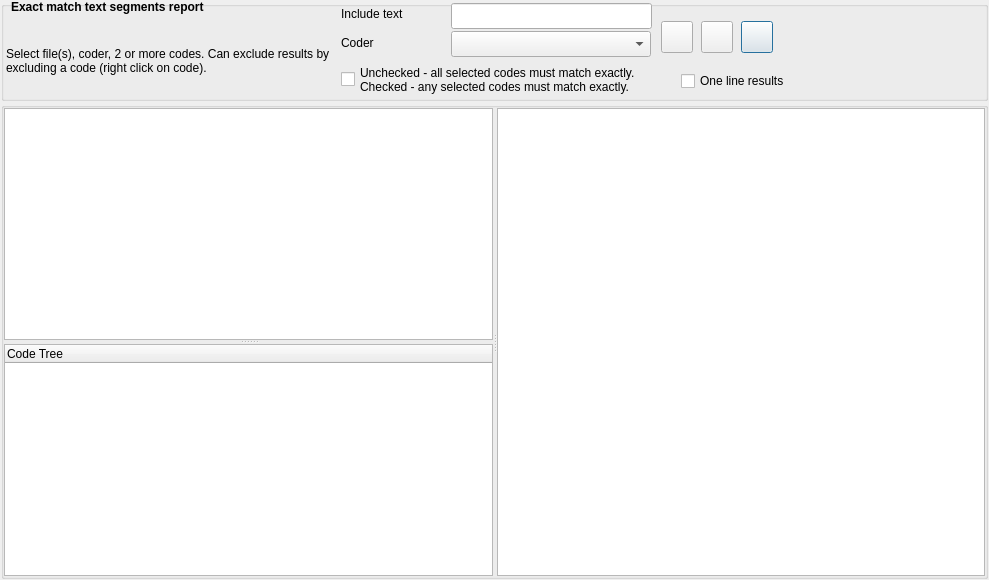
<?xml version="1.0" encoding="UTF-8"?>
<ui version="4.0">
 <class>DialogMatchingTextSegments</class>
 <widget class="QDialog" name="DialogMatchingTextSegments">
  <property name="windowModality">
   <enum>Qt::NonModal</enum>
  </property>
  <property name="geometry">
   <rect>
    <x>0</x>
    <y>0</y>
    <width>989</width>
    <height>580</height>
   </rect>
  </property>
  <property name="windowTitle">
   <string>Report matching text segments</string>
  </property>
  <layout class="QVBoxLayout" name="verticalLayout">
   <property name="spacing">
    <number>1</number>
   </property>
   <property name="leftMargin">
    <number>1</number>
   </property>
   <property name="topMargin">
    <number>1</number>
   </property>
   <property name="rightMargin">
    <number>1</number>
   </property>
   <property name="bottomMargin">
    <number>1</number>
   </property>
   <item>
    <widget class="QGroupBox" name="groupBox">
     <property name="sizePolicy">
      <sizepolicy hsizetype="Preferred" vsizetype="Preferred">
       <horstretch>0</horstretch>
       <verstretch>0</verstretch>
      </sizepolicy>
     </property>
     <property name="minimumSize">
      <size>
       <width>0</width>
       <height>100</height>
      </size>
     </property>
     <property name="maximumSize">
      <size>
       <width>16777215</width>
       <height>100</height>
      </size>
     </property>
     <property name="title">
      <string/>
     </property>
     <widget class="QComboBox" name="comboBox_coders">
      <property name="geometry">
       <rect>
        <x>450</x>
        <y>30</y>
        <width>200</width>
        <height>26</height>
       </rect>
      </property>
      <property name="toolTip">
       <string>&lt;html&gt;&lt;head/&gt;&lt;body&gt;&lt;p&gt;Select coder. Blank for all.&lt;/p&gt;&lt;/body&gt;&lt;/html&gt;</string>
      </property>
     </widget>
     <widget class="QLabel" name="label_title">
      <property name="geometry">
       <rect>
        <x>10</x>
        <y>-1</y>
        <width>291</width>
        <height>31</height>
       </rect>
      </property>
      <property name="font">
       <font>
        <weight>75</weight>
        <bold>true</bold>
       </font>
      </property>
      <property name="toolTip">
       <string>&lt;html&gt;&lt;head/&gt;&lt;body&gt;&lt;p&gt;&lt;br/&gt;&lt;/p&gt;&lt;/body&gt;&lt;/html&gt;</string>
      </property>
      <property name="text">
       <string>&lt;html&gt;&lt;head/&gt;&lt;body&gt;&lt;p&gt;Exact match text segments report&lt;/p&gt;&lt;/body&gt;&lt;/html&gt;</string>
      </property>
      <property name="alignment">
       <set>Qt::AlignLeading|Qt::AlignLeft|Qt::AlignTop</set>
      </property>
      <property name="wordWrap">
       <bool>true</bool>
      </property>
     </widget>
     <widget class="QLabel" name="label_coder">
      <property name="geometry">
       <rect>
        <x>340</x>
        <y>28</y>
        <width>109</width>
        <height>28</height>
       </rect>
      </property>
      <property name="toolTip">
       <string>&lt;html&gt;&lt;head/&gt;&lt;body&gt;&lt;p&gt;Select coder. Blank for all&lt;/p&gt;&lt;/body&gt;&lt;/html&gt;</string>
      </property>
      <property name="text">
       <string>Coder</string>
      </property>
     </widget>
     <widget class="QPushButton" name="pushButton_export">
      <property name="geometry">
       <rect>
        <x>740</x>
        <y>20</y>
        <width>32</width>
        <height>32</height>
       </rect>
      </property>
      <property name="toolTip">
       <string>Export Excel file</string>
      </property>
      <property name="text">
       <string/>
      </property>
     </widget>
     <widget class="QPushButton" name="pushButton_run">
      <property name="geometry">
       <rect>
        <x>700</x>
        <y>20</y>
        <width>32</width>
        <height>32</height>
       </rect>
      </property>
      <property name="toolTip">
       <string>Run</string>
      </property>
      <property name="text">
       <string/>
      </property>
     </widget>
     <widget class="QLabel" name="label_include">
      <property name="geometry">
       <rect>
        <x>340</x>
        <y>0</y>
        <width>111</width>
        <height>26</height>
       </rect>
      </property>
      <property name="toolTip">
       <string>&lt;html&gt;&lt;head/&gt;&lt;body&gt;&lt;p&gt;Coded text must include the text here.&lt;/p&gt;&lt;/body&gt;&lt;/html&gt;</string>
      </property>
      <property name="text">
       <string>Include text</string>
      </property>
     </widget>
     <widget class="QLineEdit" name="lineEdit_include">
      <property name="geometry">
       <rect>
        <x>450</x>
        <y>2</y>
        <width>201</width>
        <height>26</height>
       </rect>
      </property>
     </widget>
     <widget class="QLabel" name="label_instructions">
      <property name="geometry">
       <rect>
        <x>5</x>
        <y>24</y>
        <width>331</width>
        <height>71</height>
       </rect>
      </property>
      <property name="text">
       <string>Select file(s), coder, 2 or more codes. Can exclude results by excluding a code (right click on code).</string>
      </property>
      <property name="wordWrap">
       <bool>true</bool>
      </property>
     </widget>
     <widget class="QCheckBox" name="checkBox_any_matches">
      <property name="geometry">
       <rect>
        <x>340</x>
        <y>63</y>
        <width>621</width>
        <height>31</height>
       </rect>
      </property>
      <property name="text">
       <string>Unchecked - all selected codes must match exactly.
Checked - any selected codes must match exactly.</string>
      </property>
     </widget>
     <widget class="QCheckBox" name="checkBox_one_line">
      <property name="geometry">
       <rect>
        <x>680</x>
        <y>70</y>
        <width>211</width>
        <height>20</height>
       </rect>
      </property>
      <property name="toolTip">
       <string>&lt;html&gt;&lt;head/&gt;&lt;body&gt;&lt;p&gt;Matching exact coded text for multiple codes are collated into one line.&lt;/p&gt;&lt;/body&gt;&lt;/html&gt;</string>
      </property>
      <property name="text">
       <string>One line results</string>
      </property>
     </widget>
     <widget class="QPushButton" name="pushButton_file_filter">
      <property name="geometry">
       <rect>
        <x>660</x>
        <y>20</y>
        <width>32</width>
        <height>32</height>
       </rect>
      </property>
      <property name="toolTip">
       <string>&lt;html&gt;&lt;head/&gt;&lt;body&gt;&lt;p&gt;File attributes filter&lt;/p&gt;&lt;/body&gt;&lt;/html&gt;</string>
      </property>
      <property name="text">
       <string/>
      </property>
     </widget>
    </widget>
   </item>
   <item>
    <widget class="QGroupBox" name="groupBox_2">
     <property name="title">
      <string/>
     </property>
     <layout class="QGridLayout" name="gridLayout">
      <property name="leftMargin">
       <number>0</number>
      </property>
      <property name="topMargin">
       <number>0</number>
      </property>
      <property name="rightMargin">
       <number>0</number>
      </property>
      <property name="bottomMargin">
       <number>0</number>
      </property>
      <property name="spacing">
       <number>0</number>
      </property>
      <item row="0" column="0">
       <widget class="QSplitter" name="splitter">
        <property name="orientation">
         <enum>Qt::Horizontal</enum>
        </property>
        <widget class="QSplitter" name="splitter_vert">
         <property name="orientation">
          <enum>Qt::Vertical</enum>
         </property>
         <widget class="QListWidget" name="listWidget_files"/>
         <widget class="QTreeWidget" name="treeWidget">
          <column>
           <property name="text">
            <string notr="true">Code Tree</string>
           </property>
          </column>
         </widget>
        </widget>
        <widget class="QTableWidget" name="tableWidget"/>
       </widget>
      </item>
     </layout>
    </widget>
   </item>
  </layout>
 </widget>
 <tabstops>
  <tabstop>comboBox_coders</tabstop>
  <tabstop>pushButton_run</tabstop>
  <tabstop>pushButton_export</tabstop>
  <tabstop>listWidget_files</tabstop>
  <tabstop>treeWidget</tabstop>
 </tabstops>
 <resources/>
 <connections/>
</ui>
